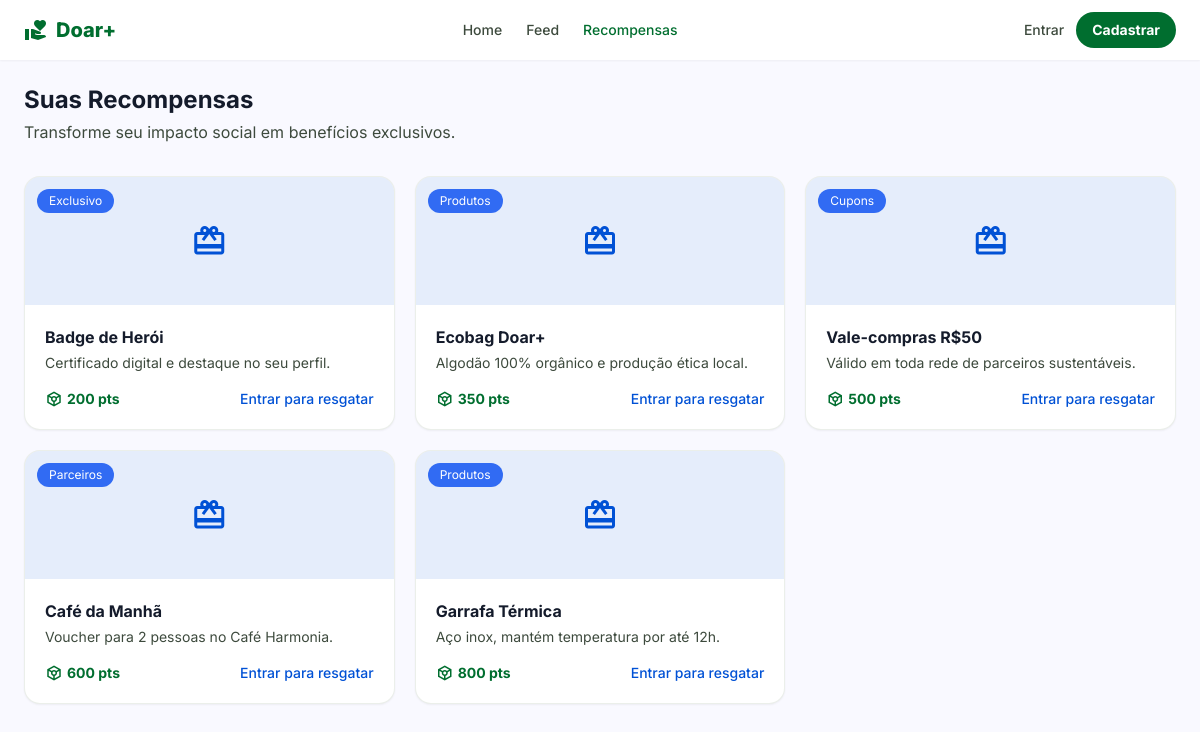
The page /recompensas on the database its author committed.
### tables this page shows
CREATE TABLE rewards (
            id INTEGER PRIMARY KEY AUTOINCREMENT,
            name TEXT NOT NULL,
            description TEXT NOT NULL,
            cost_points INTEGER NOT NULL,
            category TEXT NOT NULL
        );

### app.py (the view)
@app.route("/recompensas")
def recompensas():
    conn = get_db()
    lista = conn.execute("SELECT * FROM rewards ORDER BY cost_points ASC").fetchall()
    conn.close()
    return render_template("rewards.html", recompensas=lista)

### app.py (called while the page is built)
def get_db():
    conn = sqlite3.connect(DB_PATH)
    conn.row_factory = sqlite3.Row
    conn.execute("PRAGMA foreign_keys = ON")
    return conn

def usuario_atual():
    if "user_id" not in session:
        return None
    conn = get_db()
    user = conn.execute("SELECT * FROM users WHERE id = ?", (session["user_id"],)).fetchone()
    conn.close()
    return user

@app.context_processor
def inject_user():
    return {"current_user": usuario_atual()}

### templates/rewards.html (shortened to what this page needs)
{% extends "base.html" %}
{% block content %}
<div class="max-w-container-max mx-auto px-gutter py-6">
    <div class="flex flex-col md:flex-row md:items-end justify-between gap-4 mb-8">
        <div>
            <h1 class="text-2xl font-bold mb-1">Suas Recompensas</h1>
            <p class="text-on-surface-variant">Transforme seu impacto social em benefícios exclusivos.</p>
        </div>
    </div>
    <div class="grid grid-cols-1 sm:grid-cols-2 lg:grid-cols-3 xl:grid-cols-4 gap-5">
        {% for r in recompensas %}
        <div class="bg-surface-container-lowest rounded-2xl overflow-hidden shadow-sm border border-outline-variant/30">
            <div class="h-32 bg-secondary/10 flex items-center justify-center relative">
                <span class="material-symbols-outlined text-secondary text-4xl">redeem</span>
                <span class="absolute top-3 left-3 bg-secondary-container text-white px-3 py-1 rounded-full text-xs">{{ r['category'] }}</span>
            </div>
            <div class="p-5">
                <h3 class="font-bold mb-1">{{ r['name'] }}</h3>
                <p class="text-on-surface-variant text-sm mb-4">{{ r['description'] }}</p>
                <div class="flex items-center justify-between">
                    <span class="flex items-center gap-1 font-bold text-primary text-sm">
                        <span class="material-symbols-outlined text-[18px]">token</span> {{ r['cost_points'] }} pts
                    </span>
                    {% if current_user %}
                    <form action="{{ url_for('resgatar', reward_id=r['id']) }}" method="POST">
                        <button type="submit" class="bg-primary text-on-primary px-4 py-2 rounded-lg text-sm font-medium hover:opacity-90 transition-opacity {% if current_user['points'] < r['cost_points'] %}opacity-50{% endif %}">
                            Resgatar
                        </button>
                    </form>
                    {% else %}
                    <a href="{{ url_for('login') }}" class="text-secondary text-sm font-medium hover:underline">Entrar para resgatar</a>
                    {% endif %}
                </div>
            </div>
        </div>
        {% endfor %}
    </div>
</div>
{% endblock %}

### templates/base.html (shortened to what this page needs)
<!DOCTYPE html>
<html lang="pt-BR" class="light">
<head>
<script src="https://cdn.tailwindcss.com?plugins=forms,container-queries"></script>
<script id="tailwind-config">
tailwind.config = {
  darkMode: "class",
  theme: {
    extend: {
      colors: {
        "primary": "#006e2f",
        "primary-container": "#22c55e",
        "on-primary-container": "#004b1e",
        "on-primary": "#ffffff",
        "primary-fixed": "#6bff8f",
        "on-primary-fixed": "#002109",
        "secondary": "#0051d5",
        "secondary-container": "#316bf3",
        "on-secondary": "#ffffff",
        "on-surface": "#141b2b",
        "on-surface-variant": "#3d4a3d",
        "on-background": "#141b2b",
        "background": "#f9f9ff",
        "surface": "#f9f9ff",
        "surface-container-lowest": "#ffffff",
        "surface-container-low": "#f1f3ff",
        "surface-container": "#e9edff",
        "surface-container-high": "#e1e8fd",
        "surface-container-highest": "#dce2f7",
        "outline": "#6d7b6c",
        "outline-variant": "#bccbb9",
        "error": "#ba1a1a",
        "error-container": "#ffdad6",
        "on-error-container": "#93000a",
        "tertiary": "#5c5f60"
      },
      spacing: { md: "24px", gutter: "24px", "container-max": "1280px", lg: "48px", xl: "80px", xs: "4px", sm: "12px", base: "8px" },
      fontFamily: { sans: ["Inter", "sans-serif"] }
    }
  }
}
</script>
</head>
<body class="bg-background text-on-background font-sans min-h-screen">
<header class="w-full top-0 sticky z-50 bg-surface-container-lowest shadow-sm">
    <nav class="flex justify-between items-center px-gutter py-3 max-w-container-max mx-auto">
        <a href="{{ url_for('home') }}" class="flex items-center gap-2">
            <span class="material-symbols-outlined text-primary" style="font-variation-settings: 'FILL' 1;">volunteer_activism</span>
            <span class="font-extrabold text-xl text-primary">Doar+</span>
        </a>
        <div class="hidden md:flex items-center gap-6">
            <a href="{{ url_for('home') }}" class="font-medium text-sm {{ 'text-primary' if request.endpoint=='home' else 'text-on-surface-variant hover:text-primary' }} transition-colors">Home</a>
            <a href="{{ url_for('feed') }}" class="font-medium text-sm {{ 'text-primary' if request.endpoint=='feed' else 'text-on-surface-variant hover:text-primary' }} transition-colors">Feed</a>
            <a href="{{ url_for('recompensas') }}" class="font-medium text-sm {{ 'text-primary' if request.endpoint=='recompensas' else 'text-on-surface-variant hover:text-primary' }} transition-colors">Recompensas</a>
        </div>
        <div class="flex items-center gap-3">
            {% if current_user %}
                <a href="{{ url_for('publicar') }}" class="hidden sm:flex items-center gap-1 bg-primary text-on-primary px-4 py-2 rounded-full text-sm font-bold hover:opacity-90 transition-opacity">
                    <span class="material-symbols-outlined text-[18px]">add</span> Doar
                </a>
                <a href="{{ url_for('perfil') }}" class="w-9 h-9 rounded-full bg-primary-container flex items-center justify-center text-on-primary-container font-bold text-sm">
                    {{ current_user['name'][0]|upper }}
                </a>
                <a href="{{ url_for('logout') }}" class="text-on-surface-variant hover:text-error text-sm font-medium hidden md:inline">Sair</a>
            {% else %}
                <a href="{{ url_for('login') }}" class="text-on-surface-variant text-sm font-medium hover:text-primary">Entrar</a>
                <a href="{{ url_for('cadastro') }}" class="bg-primary text-on-primary px-4 py-2 rounded-full text-sm font-bold hover:opacity-90 transition-opacity">Cadastrar</a>
            {% endif %}
        </div>
    </nav>
</header>
<main>
    {% block content %}{% endblock %}
</main>
</body>
</html>

### templates/base.html (style rules this page uses)
.material-symbols-outlined { font-variation-settings: 'FILL' 0, 'wght' 400, 'GRAD' 0, 'opsz' 24; vertical-align: middle; }
body { padding-bottom: 76px; }
@media (min-width: 768px) { body { padding-bottom: 0; } }

### rows shown on the page
rewards: category "Exclusivo", name "Badge de Herói", description "Certificado digital e destaque no seu perfil.", cost_points "200"
rewards: category "Produtos", name "Ecobag Doar+", description "Algodão 100% orgânico e produção ética local.", cost_points "350"
rewards: category "Cupons", name "Vale-compras R$50", description "Válido em toda rede de parceiros sustentáveis.", cost_points "500"
rewards: category "Parceiros", name "Café da Manhã", description "Voucher para 2 pessoas no Café Harmonia.", cost_points "600"
rewards: category "Produtos", name "Garrafa Térmica", description "Aço inox, mantém temperatura por até 12h.", cost_points "800"
